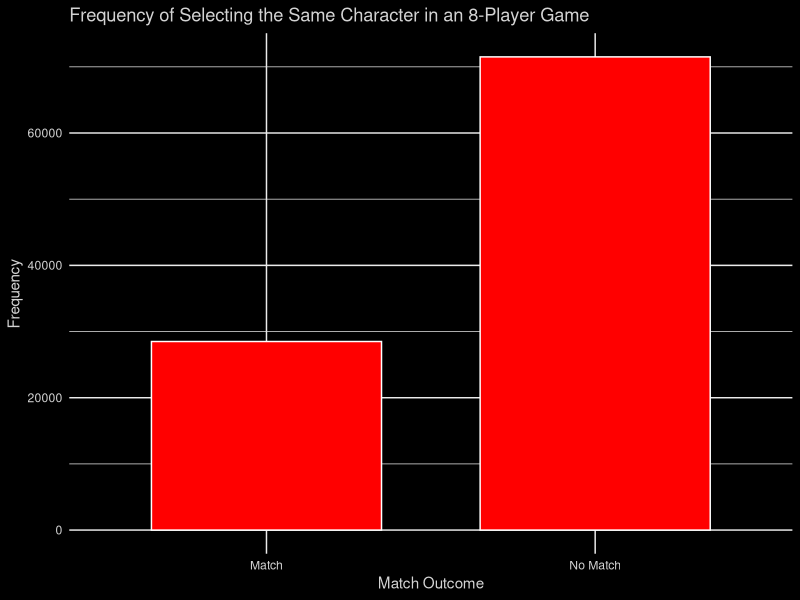
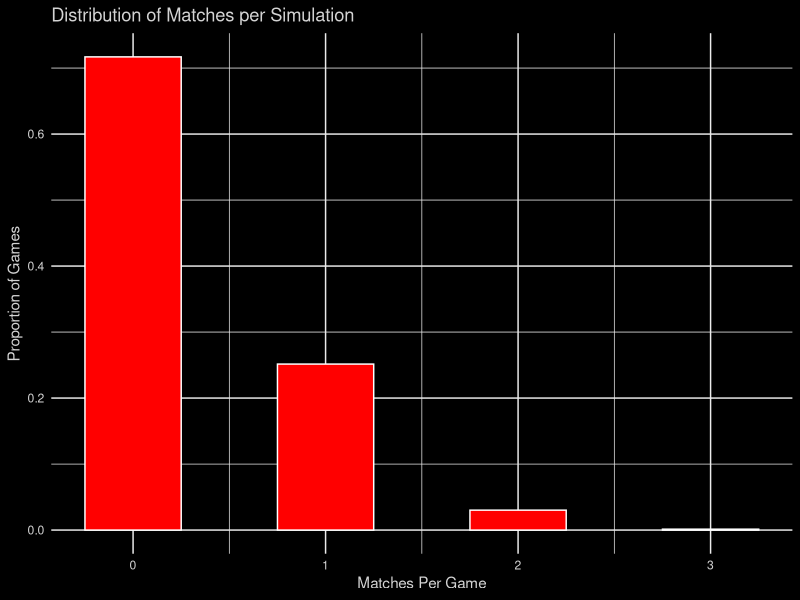

R code for these plots, in order:
## ---- chunk 1
#| message: false
#| warning: false

library(tidyverse)
## ---- chunk 2
num_players <- 8
roster <- c("Mario", "Donkey Kong", "Link", "Samus", "Dark Samus", "Yoshi", "Kirby", "Fox", "Pikachu", "Luigi", "Ness", "Captain Falcon", "Jigglypuff", "Peach", "Daisy", "Bowser", "Ice Climbers", "Sheik", "Zelda", "Dr. Mario", "Pichu", "Falco", "Marth", "Lucina", "Young Link", "Ganondorf", "Mewtwo", "Roy", "Chrom", "Mr. Game & Watch", "Meta Knight", "Pit", "Dark Pit", "Zero Suit Samus", "Wario", "Snake", "Ike", "Pokémon Trainer", "Diddy Kong", "Lucas", "Sonic", "King Dedede", "Olimar", "Lucario", "R.O.B.", "Toon Link", "Wolf", "Villager", "Mega Man", "Wii Fit Trainer", "Rosalina & Luma", "Little Mac", "Greninja", "Mii Brawler", "Mii Swordfighter", "Mii Gunner", "Palutena", "Pac-Man", "Robin", "Shulk", "Bowser Jr.", "Duck Hunt", "Ryu", "Ken", "Cloud", "Corrin", "Bayonetta", "Inkling", "Ridley", "Simon", "Richter", "King K. Rool", "Isabelle", "Incineroar", "Piranha Plant", "Joker", "Hero", "Banjo & Kazooie", "Terry", "Byleth", "Min Min", "Steve", "Sephiroth", "Pyra/Mythra", "Kazuya", "Sora")
## ---- chunk 3
simulate_game <- function(num_players, roster) {
  player_selections <- sample(roster, num_players, replace = TRUE)
  return(sum(duplicated(player_selections)))
}
## ---- chunk 4
num_simulations <- 100000
collision_count <- 0
match_counts <- numeric(num_simulations)

for (i in 1:num_simulations) {
  if (simulate_game(num_players, roster) > 0) {
    collision_count <- collision_count + 1
  }
  match_counts[i] <- simulate_game(num_players, roster)
}

collision_probability <- collision_count / num_simulations

cat("Number of simulations with collisions:", collision_count, "\n")
cat("Probability of selecting the same character:", collision_probability, "\n")
## ---- chunk 5
collision_data <- tibble(
  Match_Outcome = c("Match", "No Match"),
  Frequency = c(collision_count, num_simulations - collision_count)
)
collision_data
## ---- chunk 6
ggplot(collision_data, aes(x = Match_Outcome, y = Frequency, fill = Match_Outcome)) +
  geom_bar(stat = "identity", fill = "red", color = "white", width =0.7) +
  labs(
    title = "Frequency of Selecting the Same Character in an 8-Player Game",
    x = "Match Outcome",
    y = "Frequency"
  ) +
  theme_minimal() +
  theme(legend.position = "none",
        panel.background = element_rect(fill = 'black', color = 'black'),
        plot.background = element_rect(fill = 'black', color = 'black'),
        text = element_text(color = 'lightgray'),
        axis.text = element_text(color = 'lightgray'))
## ---- chunk 7
collision_counts <- replicate(num_simulations, simulate_game(num_players, roster))
collision_df <- tibble(Match_Count = collision_counts)

collision_df |>
  count(Match_Count)
## ---- chunk 8
collision_df <- collision_df |>
  count(Match_Count) |>
  mutate(Proportion = n / sum(n))

ggplot(collision_df, aes(x = Match_Count, y = Proportion)) +
  geom_bar(stat = "identity", fill = "red", color = "white", width = 0.5) +
  labs(
    title = "Distribution of Matches per Simulation",
    x = "Matches Per Game",
    y = "Proportion of Games"
  ) +
  theme_minimal() +
  theme(legend.position = "none",
        panel.background = element_rect(fill = 'black', color = 'black'),
        plot.background = element_rect(fill = 'black', color = 'black'),
        text = element_text(color = 'lightgray'),
        axis.text = element_text(color = 'lightgray'))
